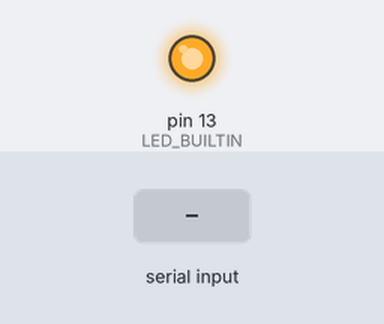
Simulated run of this sketch. Board: Arduino Uno, built with avr-gcc and run on an emulated ATmega328P. On the bench: output pins drawn as LEDs (lit = HIGH). Inputs (shaded band) come from the test bench.

Above: at 1.2 s.
1.3 s: "2" received over Serial
At 5.1 s:
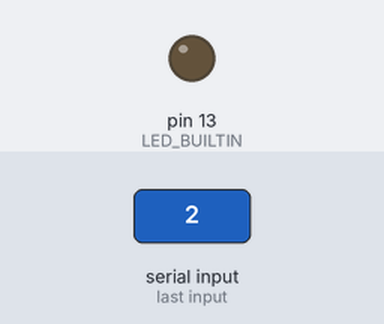
Timing chart, 0 to 6.6 s (numbered marks = the images above; inputs shaded):
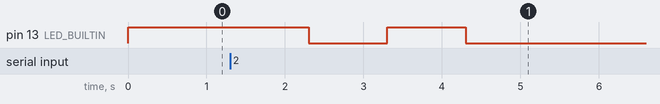

The sketch:

test_communication_uart.ino
```cpp
byte r;
String test;
byte u[2];

void setup() {
  // put your setup code here, to run once:
  pinMode(LED_BUILTIN, OUTPUT);
  digitalWrite(LED_BUILTIN, HIGH);
  Serial.begin(9600);
}

void loop() {
  // put your main code here, to run repeatedly:
  if(Serial.available() > 0){
      //r = Serial.read();
      //Serial.write(r);
      if(Serial.read() == '2'){
          digitalWrite(LED_BUILTIN, HIGH);   // turn the LED on (HIGH is the voltage level)
          delay(1000);                       // wait for a second
          digitalWrite(LED_BUILTIN, LOW);    // turn the LED off by making the voltage LOW
          delay(1000);
          digitalWrite(LED_BUILTIN, HIGH);   // turn the LED on (HIGH is the voltage level)
          delay(1000);                       // wait for a second
          digitalWrite(LED_BUILTIN, LOW);    // turn the LED off by making the voltage LOW
          delay(1000);
      }
  }
}
```

Measured:
- after the input at 1.3 s, pin 13 (LED_BUILTIN): HIGH → LOW after 1.0 s, → HIGH 1.0 s later, → LOW 1.0 s later
